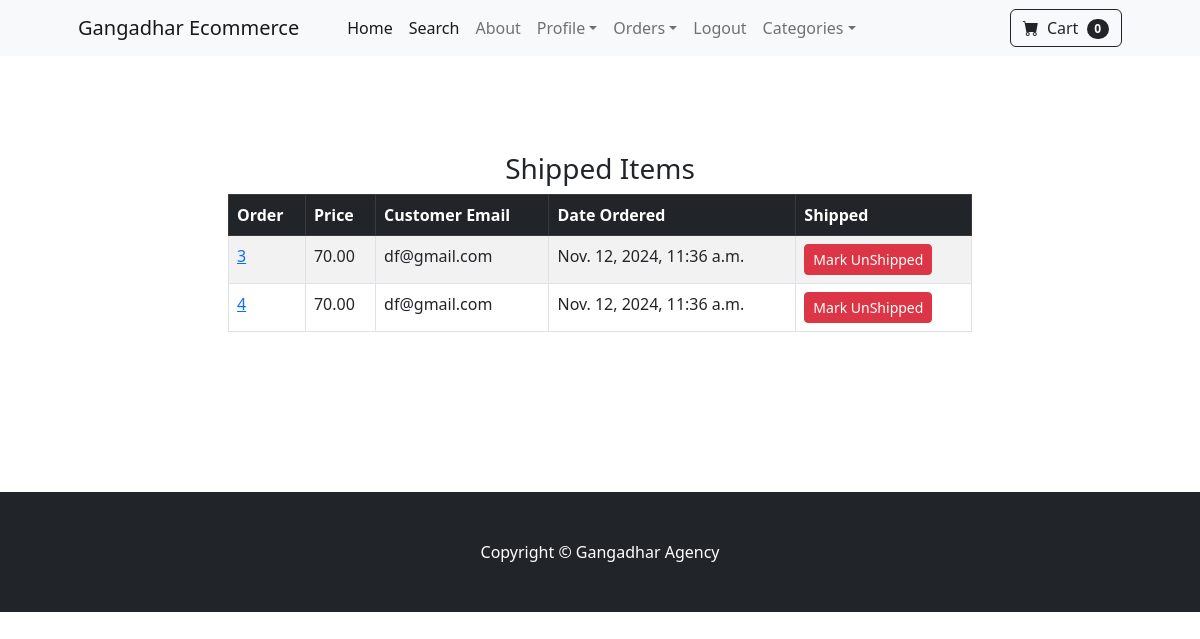
The page /payment/shipped_dash (signed in) on the database its author committed.
### payment/models.py (models this page shows, shortened)
class Order(models.Model):
    user=models.ForeignKey(User,on_delete=models.CASCADE,null=True,blank=True)
    full_name=models.CharField(max_length=250)
    email=models.CharField(max_length=250)
    shipping_address=models.CharField(max_length=15000)
    amount_paid=models.DecimalField(max_digits=7,decimal_places=2)
    date_ordered=models.DateTimeField(auto_now_add=True)
    shipped=models.BooleanField(default=False)
    date_shipped=models.DateTimeField(blank=True,null=True)

### payment/views.py (the view, shortened to what this page needs)
# urls.py: path('shipped_dash',views.shipped_dash,name='shipped_dash'),
def shipped_dash(request):
    if request.user.is_authenticated and request.user.is_superuser:
        orders=Order.objects.filter(shipped=True)
        return render(request,"payment/shipped_dash.html",{"orders":orders})
    else:
        messages.success(request,"Access Denied")
        return redirect('home')

### cart/cart.py (called while the page is built)
    def __len__(self):
        return len(self.cart)

### cart/context_processors.py (called while the page is built)
def cart(request):
    return {'cart':Cart(request)}

### payment/templates/payment/shipped_dash.html (shortened to what this page needs)
{% extends 'base.html' %}
{% block content %}
<div class="container">
   <div class="row">
       <center>
        <div class="col-8">
            <br/><br/>
            <br/><br/>
            <h3>Shipped Items</h3>
         <table class="table table-striped table-hover table-bordered">
            <thead class="table-dark">
              <tr>
                <th scope="col">Order</th>
                <th scope="col">Price</th>
                <th scope="col">Customer Email</th>
                <th scope="col">Date Ordered</th>
                <th scope="col">Shipped</th>
              </tr>
            </thead>
            <tbody>
             {% for item in orders  %}
              <tr>
                <td> <a href="{% url 'orders' item.id%}">{{item.id}}</a></td>
                <td>{{item.amount_paid}}</td>
                <td>{{item.email}}</td>
                <td>{{item.date_ordered}}</td>
                <td>
                    <form method="POST">
                        <button type="Submit" class="btn btn-danger btn-sm">Mark UnShipped</button>
                    </form>
                </td>
              </tr>
              {% endfor %}
            </tbody>
          </table>
          <br/><br/>
          <br/><br/>
          <br/><br/>
        </div>
       </center>
   </div>
</div>
{% endblock %}

### rows shown on the page
Order: id "3", amount_paid "70.00", email "df@gmail.com", date_ordered "Nov. 12, 2024, 11:36 a.m."
Order: id "4", amount_paid "70.00", email "df@gmail.com", date_ordered "Nov. 12, 2024, 11:36 a.m."

### other values the page prints
{{ cart|length }} "0"
